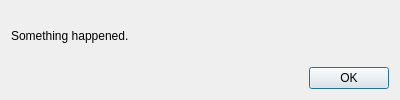
<?xml version="1.0" encoding="UTF-8"?>
<ui version="4.0">
 <class>NotificationDialog</class>
 <widget class="QDialog" name="NotificationDialog">
  <property name="geometry">
   <rect>
    <x>0</x>
    <y>0</y>
    <width>400</width>
    <height>100</height>
   </rect>
  </property>
  <property name="windowTitle">
   <string>Notification</string>
  </property>
  <property name="windowIcon">
   <iconset>
    <normaloff>icons/oce.png</normaloff>icons/oce.png</iconset>
  </property>
  <layout class="QVBoxLayout" name="verticalLayout">
   <item>
    <widget class="QLabel" name="label">
     <property name="text">
      <string>Something happened.</string>
     </property>
     <property name="wordWrap">
      <bool>true</bool>
     </property>
    </widget>
   </item>
   <item>
    <widget class="QDialogButtonBox" name="buttonBox">
     <property name="orientation">
      <enum>Qt::Horizontal</enum>
     </property>
     <property name="standardButtons">
      <set>QDialogButtonBox::Ok</set>
     </property>
    </widget>
   </item>
  </layout>
 </widget>
 <resources/>
 <connections>
  <connection>
   <sender>buttonBox</sender>
   <signal>accepted()</signal>
   <receiver>NotificationDialog</receiver>
   <slot>accept()</slot>
   <hints>
    <hint type="sourcelabel">
     <x>248</x>
     <y>254</y>
    </hint>
    <hint type="destinationlabel">
     <x>157</x>
     <y>274</y>
    </hint>
   </hints>
  </connection>
  <connection>
   <sender>buttonBox</sender>
   <signal>rejected()</signal>
   <receiver>NotificationDialog</receiver>
   <slot>reject()</slot>
   <hints>
    <hint type="sourcelabel">
     <x>316</x>
     <y>260</y>
    </hint>
    <hint type="destinationlabel">
     <x>286</x>
     <y>274</y>
    </hint>
   </hints>
  </connection>
 </connections>
</ui>
